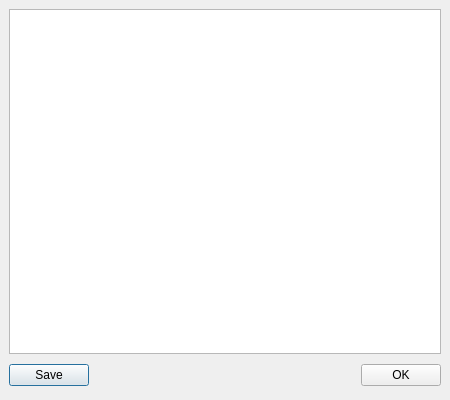
<ui version="4.0" >
 <author></author>
 <comment>*********************************************************************
**
** Copyright (C) 1992-2007 Trolltech ASA. All rights reserved.
**
** This file is part of the QtGui module of the Qt Toolkit.
**
** This file may be used under the terms of the GNU General Public
** License version 2.0 as published by the Free Software Foundation
** and appearing in the file LICENSE.GPL included in the packaging of
** this file.  Please review the following information to ensure GNU
** General Public Licensing requirements will be met:
** http://trolltech.com/products/qt/licenses/licensing/opensource/
**
** If you are unsure which license is appropriate for your use, please
** review the following information:
** http://trolltech.com/products/qt/licenses/licensing/licensingoverview
** or contact the sales department at sales@trolltech.com.
**
** In addition, as a special exception, Trolltech gives you certain
** additional rights. These rights are described in the Trolltech GPL
** Exception version 1.0, which can be found at
** http://www.trolltech.com/products/qt/gplexception/ and in the file
** GPL_EXCEPTION.txt in this package.
**
** In addition, as a special exception, Trolltech, as the sole copyright
** holder for Qt Designer, grants users of the Qt/Eclipse Integration
** plug-in the right for the Qt/Eclipse Integration to link to
** functionality provided by Qt Designer and its related libraries.
**
** Trolltech reserves all rights not expressly granted herein.
**
** This file is provided AS IS with NO WARRANTY OF ANY KIND, INCLUDING THE
** WARRANTY OF DESIGN, MERCHANTABILITY AND FITNESS FOR A PARTICULAR PURPOSE.
**
*********************************************************************</comment>
 <exportmacro></exportmacro>
 <class>QPrintPropertiesDialog</class>
 <widget class="QDialog" name="QPrintPropertiesDialog" >
  <property name="geometry" >
   <rect>
    <x>0</x>
    <y>0</y>
    <width>450</width>
    <height>400</height>
   </rect>
  </property>
  <property name="windowTitle" >
   <string>PPD Properties</string>
  </property>
  <layout class="QVBoxLayout" >
   <property name="margin" >
    <number>9</number>
   </property>
   <property name="spacing" >
    <number>6</number>
   </property>
   <item>
    <widget class="QTreeView" name="treeView" >
     <property name="alternatingRowColors" >
      <bool>true</bool>
     </property>
    </widget>
   </item>
   <item>
    <layout class="QHBoxLayout" >
     <property name="margin" >
      <number>0</number>
     </property>
     <property name="spacing" >
      <number>6</number>
     </property>
     <item>
      <widget class="QPushButton" name="btnSave" >
       <property name="text" >
        <string>Save</string>
       </property>
      </widget>
     </item>
     <item>
      <spacer>
       <property name="orientation" >
        <enum>Qt::Horizontal</enum>
       </property>
       <property name="sizeHint" >
        <size>
         <width>131</width>
         <height>31</height>
        </size>
       </property>
      </spacer>
     </item>
     <item>
      <widget class="QPushButton" name="okButton" >
       <property name="text" >
        <string>OK</string>
       </property>
      </widget>
     </item>
    </layout>
   </item>
  </layout>
 </widget>
 <pixmapfunction></pixmapfunction>
 <resources/>
 <connections>
  <connection>
   <sender>okButton</sender>
   <signal>clicked()</signal>
   <receiver>QPrintPropertiesDialog</receiver>
   <slot>accept()</slot>
   <hints>
    <hint type="sourcelabel" >
     <x>278</x>
     <y>253</y>
    </hint>
    <hint type="destinationlabel" >
     <x>96</x>
     <y>254</y>
    </hint>
   </hints>
  </connection>
 </connections>
</ui>
